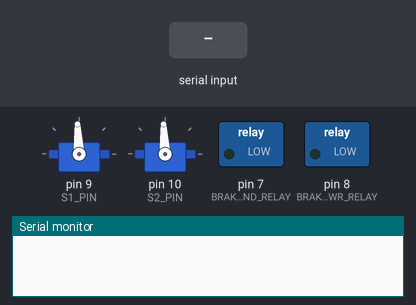
Recording of a sketch running on a simulated Arduino Uno, built with avr-gcc and run on an emulated ATmega328P. Shown: 2 × servo, switched loads named in the sketch (green lamp = pin HIGH), the last lines printed to the serial monitor. The test bench sets the inputs (shaded band).

Above: at 1.2 s.
1.3 s: "BRAKE_RELEASE\n" received over Serial
At 1.7 s:
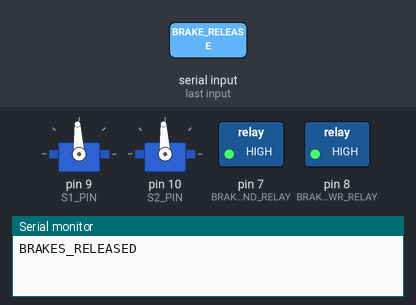
Timing chart, 0 to 4.3 s (numbered marks = the images above; inputs shaded):
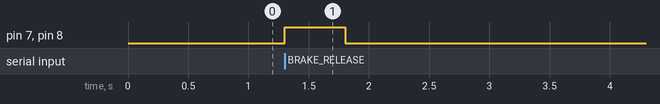

Measured:
- after the input at 1.3 s, pin 7 (BRAKE_GND_RELAY), pin 8 (BRAKE_PWR_RELAY): LOW → HIGH at once, → LOW 0.50 s later

The sketch:

arduino_drive.ino
```cpp
#include <Servo.h>

Servo motorS1;
Servo motorS2;

const int S1_PIN = 9;
const int S2_PIN = 10;

// Brake SSR control pins
const int BRAKE_GND_RELAY = 7;
const int BRAKE_PWR_RELAY = 8;

// Initial testing limit.
// 1500 = stop; full range would be roughly 1000-2000.
const int MAX_OFFSET = 250;

const unsigned long FAILSAFE_MS = 500;
unsigned long lastCommand = 0;

String input = "";

bool brakesReleased = false;


void stopMotors() {
  motorS1.writeMicroseconds(1500);
  motorS2.writeMicroseconds(1500);
}


void engageBrakes() {
  // Stop motors before applying brakes
  stopMotors();

  digitalWrite(BRAKE_GND_RELAY, LOW);
  digitalWrite(BRAKE_PWR_RELAY, LOW);

  brakesReleased = false;

  Serial.println("BRAKES_ENGAGED");
}


void releaseBrakes() {
  digitalWrite(BRAKE_GND_RELAY, HIGH);
  digitalWrite(BRAKE_PWR_RELAY, HIGH);

  brakesReleased = true;

  Serial.println("BRAKES_RELEASED");
}


void setup() {
  Serial.begin(115200);

  motorS1.attach(S1_PIN);
  motorS2.attach(S2_PIN);

  // Set up brake relay pins
  pinMode(BRAKE_GND_RELAY, OUTPUT);
  pinMode(BRAKE_PWR_RELAY, OUTPUT);

  // SAFE STARTUP:
  // Motors stopped and brakes engaged
  stopMotors();

  digitalWrite(BRAKE_GND_RELAY, LOW);
  digitalWrite(BRAKE_PWR_RELAY, LOW);

  brakesReleased = false;

  lastCommand = millis();
}


void loop() {

  while (Serial.available()) {
    char c = Serial.read();

    if (c == '\n') {

      // ---------------------------
      // BRAKE COMMANDS
      // ---------------------------

      if (input == "BRAKE_RELEASE") {
        releaseBrakes();
        lastCommand = millis();
      }

      else if (input == "BRAKE_ENGAGE") {
        engageBrakes();
        lastCommand = millis();
      }

      // ---------------------------
      // MOTOR COMMANDS
      // ---------------------------

      else {
        int comma = input.indexOf(',');

        if (comma > 0) {

          int leftCommand =
              input.substring(0, comma).toInt();

          int rightCommand =
              input.substring(comma + 1).toInt();

          leftCommand =
              constrain(leftCommand, -100, 100);

          rightCommand =
              constrain(rightCommand, -100, 100);


          // IMPORTANT:
          // M1/S1 = RIGHT side
          // M2/S2 = LEFT side

          // Only allow movement when brakes
          // have been deliberately released.
          if (brakesReleased) {

            int s1Pulse =
                1500 -
                (rightCommand * MAX_OFFSET / 100);

            int s2Pulse =
                1500 -
                (leftCommand * MAX_OFFSET / 100);

            motorS1.writeMicroseconds(s1Pulse);
            motorS2.writeMicroseconds(s2Pulse);
          }

          else {
            stopMotors();
          }

          lastCommand = millis();
        }
      }

      input = "";
    }

    else {
      input += c;
    }
  }


  // Laptop communication fails for >250 ms:
  // stop motors.
  //
  // We're NOT automatically changing the brake
  // state here because the normal Python motor
  // packets provide the heartbeat.
  if (millis() - lastCommand > FAILSAFE_MS) {
    if (brakesReleased) {
        engageBrakes();
    } else {
        stopMotors();
    }
}
}
```
